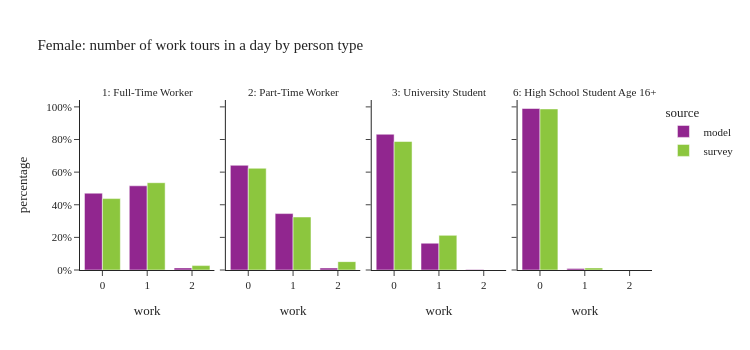

Notebook cell for this chart:
### Code cell
plot_work_tour_ptype(per_data[(per_data['ptype'].isin(worker_ptype)) & (per_data['sex']==2)],"Female: number of work tours in a day by person type")

### Figure 1 — Plotly figure (JSON) as saved in the notebook; plotly's stock layout.template omitted (floating-point values rounded to 4 significant figures)
{"data": [{"alignmentgroup": "True", "customdata": [[302022], [331000], [8272]], "hovertemplate": "source=model<br>ptype_label=1: Full-Time Worker<br>work=%{x}<br>percentage=%{y}<br>sample_size=%{customdata[0]}<extra></extra>", "legendgroup": "model", "marker": {"color": "#91268F", "pattern": {"shape": ""}}, "name": "model", "offsetgroup": "model", "orientation": "v", "showlegend": true, "textposition": "auto", "type": "bar", "x": [0.0, 1.0, 2.0], "xaxis": "x", "y": [0.471, 0.5161, 0.0129], "yaxis": "y"}, {"alignmentgroup": "True", "customdata": [[127012], [68431], [2434]], "hovertemplate": "source=model<br>ptype_label=2: Part-Time Worker<br>work=%{x}<br>percentage=%{y}<br>sample_size=%{customdata[0]}<extra></extra>", "legendgroup": "model", "marker": {"color": "#91268F", "pattern": {"shape": ""}}, "name": "model", "offsetgroup": "model", "orientation": "v", "showlegend": false, "textposition": "auto", "type": "bar", "x": [0.0, 1.0, 2.0], "xaxis": "x2", "y": [0.6419, 0.3458, 0.0123], "yaxis": "y2"}, {"alignmentgroup": "True", "customdata": [[76246], [15047], [315]], "hovertemplate": "source=model<br>ptype_label=3: University Student<br>work=%{x}<br>percentage=%{y}<br>sample_size=%{customdata[0]}<extra></extra>", "legendgroup": "model", "marker": {"color": "#91268F", "pattern": {"shape": ""}}, "name": "model", "offsetgroup": "model", "orientation": "v", "showlegend": false, "textposition": "auto", "type": "bar", "x": [0.0, 1.0, 2.0], "xaxis": "x3", "y": [0.8323, 0.1643, 0.003439], "yaxis": "y3"}, {"alignmentgroup": "True", "customdata": [[77079], [770]], "hovertemplate": "source=model<br>ptype_label=6: High School Student Age 16+<br>work=%{x}<br>percentage=%{y}<br>sample_size=%{customdata[0]}<extra></extra>", "legendgroup": "model", "marker": {"color": "#91268F", "pattern": {"shape": ""}}, "name": "model", "offsetgroup": "model", "orientation": "v", "showlegend": false, "textposition": "auto", "type": "bar", "x": [0.0, 1.0], "xaxis": "x4", "y": [0.9901, 0.009891], "yaxis": "y4"}, {"alignmentgroup": "True", "customdata": [[684], [606], [16]], "hovertemplate": "source=survey<br>ptype_label=1: Full-Time Worker<br>work=%{x}<br>percentage=%{y}<br>sample_size=%{customdata[0]}<extra></extra>", "legendgroup": "survey", "marker": {"color": "#8CC63E", "pattern": {"shape": ""}}, "name": "survey", "offsetgroup": "survey", "orientation": "v", "showlegend": true, "textposition": "auto", "type": "bar", "x": [0.0, 1.0, 2.0], "xaxis": "x", "y": [0.4378, 0.5352, 0.02699], "yaxis": "y"}, {"alignmentgroup": "True", "customdata": [[325], [143], [10]], "hovertemplate": "source=survey<br>ptype_label=2: Part-Time Worker<br>work=%{x}<br>percentage=%{y}<br>sample_size=%{customdata[0]}<extra></extra>", "legendgroup": "survey", "marker": {"color": "#8CC63E", "pattern": {"shape": ""}}, "name": "survey", "offsetgroup": "survey", "orientation": "v", "showlegend": false, "textposition": "auto", "type": "bar", "x": [0.0, 1.0, 2.0], "xaxis": "x2", "y": [0.6237, 0.325, 0.05132], "yaxis": "y2"}, {"alignmentgroup": "True", "customdata": [[100], [32]], "hovertemplate": "source=survey<br>ptype_label=3: University Student<br>work=%{x}<br>percentage=%{y}<br>sample_size=%{customdata[0]}<extra></extra>", "legendgroup": "survey", "marker": {"color": "#8CC63E", "pattern": {"shape": ""}}, "name": "survey", "offsetgroup": "survey", "orientation": "v", "showlegend": false, "textposition": "auto", "type": "bar", "x": [0.0, 1.0], "xaxis": "x3", "y": [0.7877, 0.2123], "yaxis": "y3"}, {"alignmentgroup": "True", "customdata": [[39], [2]], "hovertemplate": "source=survey<br>ptype_label=6: High School Student Age 16+<br>work=%{x}<br>percentage=%{y}<br>sample_size=%{customdata[0]}<extra></extra>", "legendgroup": "survey", "marker": {"color": "#8CC63E", "pattern": {"shape": ""}}, "name": "survey", "offsetgroup": "survey", "orientation": "v", "showlegend": false, "textposition": "auto", "type": "bar", "x": [0.0, 1.0], "xaxis": "x4", "y": [0.9873, 0.01267], "yaxis": "y4"}], "layout": {"annotations": [{"font": {}, "showarrow": false, "text": "1: Full-Time Worker", "x": 0.1175, "xanchor": "center", "xref": "paper", "y": 1, "yanchor": "bottom", "yref": "paper"}, {"font": {}, "showarrow": false, "text": "2: Part-Time Worker", "x": 0.3725, "xanchor": "center", "xref": "paper", "y": 1, "yanchor": "bottom", "yref": "paper"}, {"font": {}, "showarrow": false, "text": "3: University Student", "x": 0.6275, "xanchor": "center", "xref": "paper", "y": 1, "yanchor": "bottom", "yref": "paper"}, {"font": {}, "showarrow": false, "text": "6: High School Student Age 16+", "x": 0.8825, "xanchor": "center", "xref": "paper", "y": 1, "yanchor": "bottom", "yref": "paper"}], "barmode": "group", "height": 350, "legend": {"title": {"text": "source"}, "tracegroupgap": 0}, "title": {"text": "Female: number of work tours in a day by person type"}, "width": 750, "xaxis": {"anchor": "y", "domain": [0, 0.235], "title": {"text": "work"}}, "xaxis2": {"anchor": "y2", "domain": [0.255, 0.49], "matches": "x", "title": {"text": "work"}}, "xaxis3": {"anchor": "y3", "domain": [0.51, 0.745], "matches": "x", "title": {"text": "work"}}, "xaxis4": {"anchor": "y4", "domain": [0.765, 1.0], "matches": "x", "title": {"text": "work"}}, "yaxis": {"anchor": "x", "domain": [0, 1], "tickformat": ".0%", "title": {"text": "percentage"}}, "yaxis2": {"anchor": "x2", "domain": [0, 1], "matches": "y", "showticklabels": false, "tickformat": ".0%"}, "yaxis3": {"anchor": "x3", "domain": [0, 1], "matches": "y", "showticklabels": false}, "yaxis4": {"anchor": "x4", "domain": [0, 1], "matches": "y", "showticklabels": false}}}
